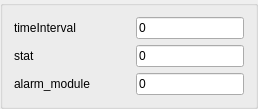
      <widget class="QGroupBox" name="groupBox_HeartBeat">
       <property name="title">
        <string/>
       </property>
       <layout class="QGridLayout" name="gridLayout_6">
        <item row="0" column="0">
         <layout class="QHBoxLayout" name="horizontalLayout_46">
          <item>
           <widget class="QLabel" name="label_45">
            <property name="text">
             <string>timeInterval</string>
            </property>
           </widget>
          </item>
          <item>
           <spacer name="horizontalSpacer_45">
            <property name="orientation">
             <enum>Qt::Horizontal</enum>
            </property>
            <property name="sizeHint" stdset="0">
             <size>
              <width>40</width>
              <height>20</height>
             </size>
            </property>
           </spacer>
          </item>
          <item>
           <widget class="QLineEdit" name="lineEdit_timeInterval">
            <property name="text">
             <string>0</string>
            </property>
           </widget>
          </item>
         </layout>
        </item>
        <item row="2" column="0">
         <layout class="QHBoxLayout" name="horizontalLayout_49">
          <item>
           <widget class="QLabel" name="label_48">
            <property name="text">
             <string>alarm_module</string>
            </property>
           </widget>
          </item>
          <item>
           <spacer name="horizontalSpacer_48">
            <property name="orientation">
             <enum>Qt::Horizontal</enum>
            </property>
            <property name="sizeHint" stdset="0">
             <size>
              <width>40</width>
              <height>20</height>
             </size>
            </property>
           </spacer>
          </item>
          <item>
           <widget class="QLineEdit" name="lineEdit_alarm_module">
            <property name="text">
             <string>0</string>
            </property>
           </widget>
          </item>
         </layout>
        </item>
        <item row="1" column="0">
         <layout class="QHBoxLayout" name="horizontalLayout_48">
          <item>
           <widget class="QLabel" name="label_47">
            <property name="text">
             <string>stat        </string>
            </property>
           </widget>
          </item>
          <item>
           <spacer name="horizontalSpacer_47">
            <property name="orientation">
             <enum>Qt::Horizontal</enum>
            </property>
            <property name="sizeHint" stdset="0">
             <size>
              <width>40</width>
              <height>20</height>
             </size>
            </property>
           </spacer>
          </item>
          <item>
           <widget class="QLineEdit" name="lineEdit_stat">
            <property name="text">
             <string>0</string>
            </property>
           </widget>
          </item>
         </layout>
        </item>
       </layout>
      </widget>
